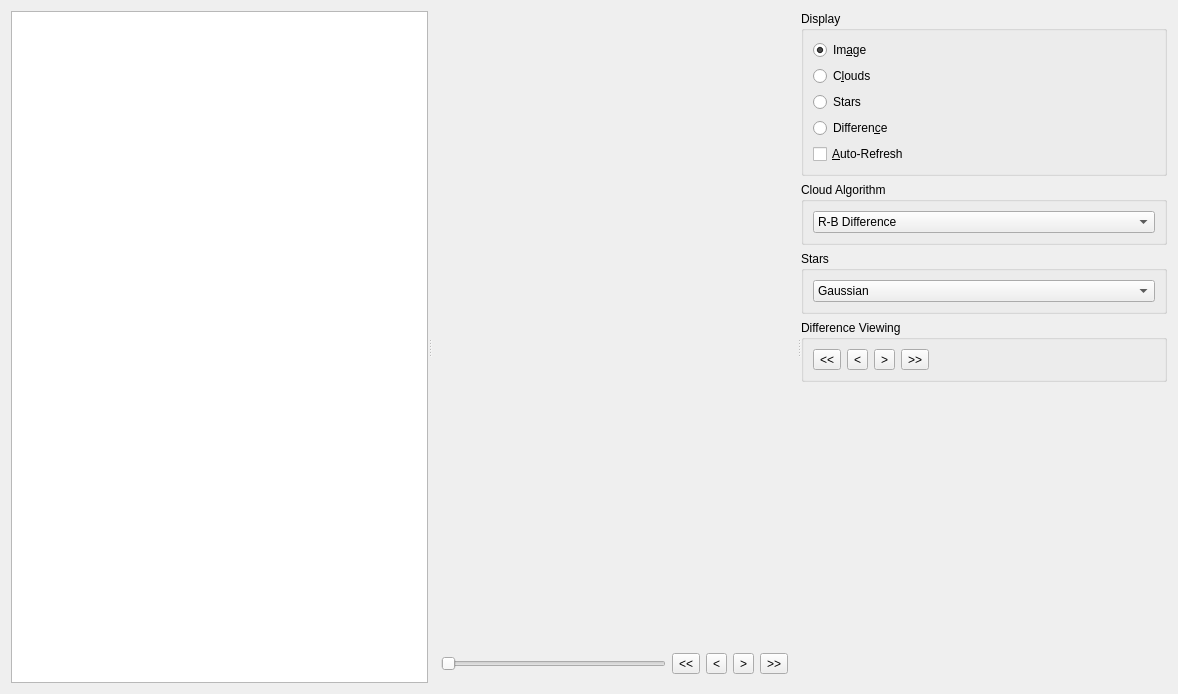
<?xml version="1.0" encoding="UTF-8"?>
<ui version="4.0">
 <class>ImageWidget</class>
 <widget class="QWidget" name="ImageWidget">
  <property name="geometry">
   <rect>
    <x>0</x>
    <y>0</y>
    <width>1178</width>
    <height>694</height>
   </rect>
  </property>
  <property name="windowTitle">
   <string>Image Viewer</string>
  </property>
  <layout class="QHBoxLayout" name="horizontalLayout">
   <item>
    <widget class="QSplitter" name="splitter">
     <property name="orientation">
      <enum>Qt::Horizontal</enum>
     </property>
     <widget class="QTreeView" name="folderView">
      <property name="sizePolicy">
       <sizepolicy hsizetype="Minimum" vsizetype="Expanding">
        <horstretch>0</horstretch>
        <verstretch>0</verstretch>
       </sizepolicy>
      </property>
     </widget>
     <widget class="QWidget" name="centerWidget" native="true">
      <property name="sizePolicy">
       <sizepolicy hsizetype="Expanding" vsizetype="Preferred">
        <horstretch>0</horstretch>
        <verstretch>0</verstretch>
       </sizepolicy>
      </property>
      <layout class="QVBoxLayout" name="verticalLayout">
       <item>
        <widget class="QLabel" name="imageView">
         <property name="sizePolicy">
          <sizepolicy hsizetype="Expanding" vsizetype="Expanding">
           <horstretch>0</horstretch>
           <verstretch>0</verstretch>
          </sizepolicy>
         </property>
         <property name="text">
          <string/>
         </property>
         <property name="alignment">
          <set>Qt::AlignCenter</set>
         </property>
        </widget>
       </item>
       <item>
        <widget class="QWidget" name="bottomWidget" native="true">
         <layout class="QHBoxLayout" name="horizontalLayout_2">
          <item>
           <widget class="QSlider" name="imageSelector">
            <property name="orientation">
             <enum>Qt::Horizontal</enum>
            </property>
           </widget>
          </item>
          <item>
           <widget class="QToolButton" name="firstButton">
            <property name="text">
             <string>&lt;&lt;</string>
            </property>
           </widget>
          </item>
          <item>
           <widget class="QToolButton" name="previousButton">
            <property name="text">
             <string>&lt;</string>
            </property>
           </widget>
          </item>
          <item>
           <widget class="QToolButton" name="nextButton">
            <property name="text">
             <string>&gt;</string>
            </property>
           </widget>
          </item>
          <item>
           <widget class="QToolButton" name="lastButton">
            <property name="text">
             <string>&gt;&gt;</string>
            </property>
           </widget>
          </item>
         </layout>
        </widget>
       </item>
      </layout>
     </widget>
     <widget class="QWidget" name="widget" native="true">
      <property name="sizePolicy">
       <sizepolicy hsizetype="Fixed" vsizetype="Preferred">
        <horstretch>0</horstretch>
        <verstretch>0</verstretch>
       </sizepolicy>
      </property>
      <layout class="QVBoxLayout" name="verticalLayout_2">
       <item>
        <widget class="QGroupBox" name="gbDisplay">
         <property name="title">
          <string>Display</string>
         </property>
         <layout class="QVBoxLayout" name="verticalLayout_3">
          <item>
           <widget class="QRadioButton" name="rbImage">
            <property name="text">
             <string>Im&amp;age</string>
            </property>
            <property name="checked">
             <bool>true</bool>
            </property>
           </widget>
          </item>
          <item>
           <widget class="QRadioButton" name="rbClouds">
            <property name="text">
             <string>C&amp;louds</string>
            </property>
            <property name="checked">
             <bool>false</bool>
            </property>
           </widget>
          </item>
          <item>
           <widget class="QRadioButton" name="rbStars">
            <property name="text">
             <string>Stars</string>
            </property>
           </widget>
          </item>
          <item>
           <widget class="QRadioButton" name="rbDifference">
            <property name="text">
             <string>Differen&amp;ce</string>
            </property>
           </widget>
          </item>
          <item>
           <widget class="QCheckBox" name="cbRefresh">
            <property name="text">
             <string>&amp;Auto-Refresh</string>
            </property>
           </widget>
          </item>
         </layout>
        </widget>
       </item>
       <item>
        <widget class="QGroupBox" name="gbCloud">
         <property name="title">
          <string>Cloud Algorithm</string>
         </property>
         <layout class="QVBoxLayout" name="verticalLayout_5">
          <item>
           <widget class="QComboBox" name="cbAlgorithm">
            <item>
             <property name="text">
              <string>R-B Difference</string>
             </property>
            </item>
            <item>
             <property name="text">
              <string>R/B Ratio</string>
             </property>
            </item>
            <item>
             <property name="text">
              <string>B/R Ratio</string>
             </property>
            </item>
            <item>
             <property name="text">
              <string>Normalized B/R Ratio</string>
             </property>
            </item>
            <item>
             <property name="text">
              <string>R-B Adaptive Threshold</string>
             </property>
            </item>
            <item>
             <property name="text">
              <string>Multicolor Criterion</string>
             </property>
            </item>
            <item>
             <property name="text">
              <string>Background Subtraction</string>
             </property>
            </item>
            <item>
             <property name="text">
              <string>Super Pixel Segmentation</string>
             </property>
            </item>
           </widget>
          </item>
         </layout>
        </widget>
       </item>
       <item>
        <widget class="QGroupBox" name="gbStars">
         <property name="title">
          <string>Stars</string>
         </property>
         <layout class="QVBoxLayout" name="verticalLayout_4">
          <item>
           <widget class="QComboBox" name="cbStars">
            <item>
             <property name="text">
              <string>Gaussian</string>
             </property>
            </item>
            <item>
             <property name="text">
              <string>FAST</string>
             </property>
            </item>
            <item>
             <property name="text">
              <string>GFTT</string>
             </property>
            </item>
            <item>
             <property name="text">
              <string>SURF</string>
             </property>
            </item>
            <item>
             <property name="text">
              <string>LoG</string>
             </property>
            </item>
           </widget>
          </item>
         </layout>
        </widget>
       </item>
       <item>
        <widget class="QGroupBox" name="gbDifference">
         <property name="title">
          <string>Difference Viewing</string>
         </property>
         <layout class="QHBoxLayout" name="horizontalLayout_3">
          <item>
           <widget class="QToolButton" name="diffPreviousInteresting">
            <property name="text">
             <string>&lt;&lt;</string>
            </property>
           </widget>
          </item>
          <item>
           <widget class="QToolButton" name="diffPrevious">
            <property name="text">
             <string>&lt;</string>
            </property>
           </widget>
          </item>
          <item>
           <widget class="QToolButton" name="diffNext">
            <property name="text">
             <string>&gt;</string>
            </property>
           </widget>
          </item>
          <item>
           <widget class="QToolButton" name="diffNextInteresting">
            <property name="text">
             <string>&gt;&gt;</string>
            </property>
           </widget>
          </item>
          <item>
           <spacer name="horizontalSpacer">
            <property name="orientation">
             <enum>Qt::Horizontal</enum>
            </property>
            <property name="sizeHint" stdset="0">
             <size>
              <width>40</width>
              <height>20</height>
             </size>
            </property>
           </spacer>
          </item>
         </layout>
        </widget>
       </item>
       <item>
        <spacer name="verticalSpacer">
         <property name="orientation">
          <enum>Qt::Vertical</enum>
         </property>
         <property name="sizeHint" stdset="0">
          <size>
           <width>225</width>
           <height>0</height>
          </size>
         </property>
        </spacer>
       </item>
      </layout>
     </widget>
    </widget>
   </item>
  </layout>
 </widget>
 <resources/>
 <connections/>
</ui>
